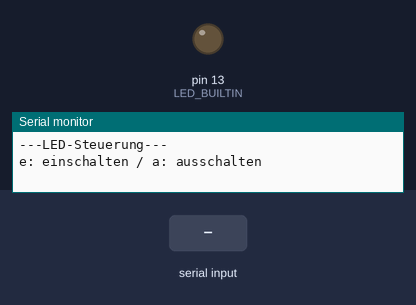
Bench run of a sketch on a simulated Arduino Uno, built with avr-gcc and run on an emulated ATmega328P. Parts: output pins drawn as LEDs (lit = HIGH), the last lines printed to the serial monitor. The inputs (shaded band) are chosen by the test bench.

Above: at 1.2 s.
1.3 s: "e" received over Serial
At 2.0 s:
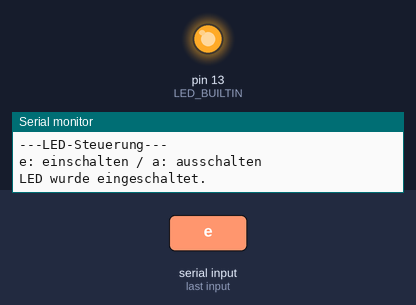
2.8 s: "a" received over Serial
At 3.1 s:
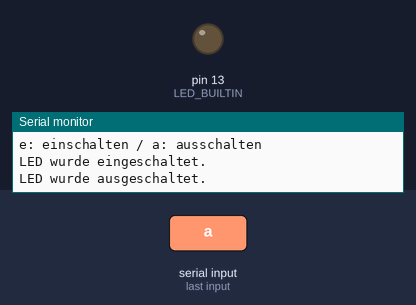
Timing chart, 0 to 5.8 s (numbered marks = the images above; inputs shaded):
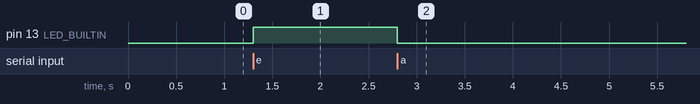

Measured:
- after the input at 1.3 s, pin 13 (LED_BUILTIN): LOW → HIGH at once
- after the input at 2.8 s, pin 13 (LED_BUILTIN): HIGH → LOW at once

The sketch:

LED_OnOff.ino
```cpp
#define LED_BUILTIN 13

void setup() {
  // put your setup code here, to run once:
  pinMode(LED_BUILTIN, OUTPUT);
  Serial.begin(9600);
  Serial.println("---LED-Steuerung---");
  Serial.println("e: einschalten / a: ausschalten");
}

void loop() {
  // put your main code here, to run repeatedly:
  if(Serial.available()){
    char eingabe = Serial.read();
    if(eingabe == 'e'){
      digitalWrite(LED_BUILTIN, HIGH);
      Serial.println("LED wurde eingeschaltet.");
    }
    else if(eingabe == 'a'){
      digitalWrite(LED_BUILTIN, LOW);
      Serial.println("LED wurde ausgeschaltet.");
    }
  }
}
```
